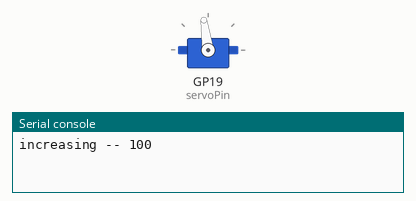
Recording of a program running on a simulated Raspberry Pi Pico running MicroPython. Parts: servo, the last lines printed to the serial console. Servo angles are drawn from the pulse width (0.5 ms = 0°, 2.5 ms = 180°).

Above: at 0.05 s.
At 4.0 s:
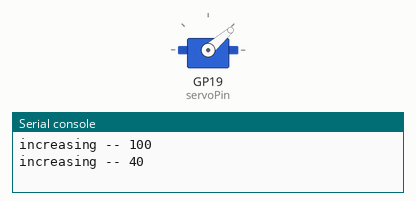
Timing chart, 0 to 5.2 s (numbered marks = the images above):
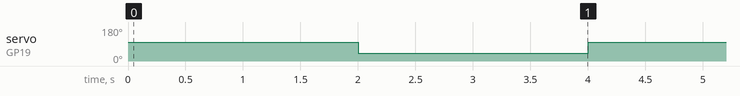

The program:

unit_test_servo_cam.py
```python
from machine import Pin, PWM
from time import sleep

servoPin = PWM(Pin(19))
servoPin.freq(50)

def servo(degrees):
    if degrees > 110:
        degrees=110
    if degrees < 40:
        degrees=40

    maxDuty=8000
    minDuty=1725

    newDuty=minDuty+(maxDuty-minDuty)*(degrees/180)
    servoPin.duty_u16(int(newDuty))

while True:
    servo(100)
    print("increasing -- 100")
    sleep(2)
    servo(40)
    print("increasing -- 40")
    sleep(2)


# протестированно 
```

Measured:
- by itself, servo on GP19 (servoPin): alternates 98° for 2.0 s and 41° for 2.0 s
